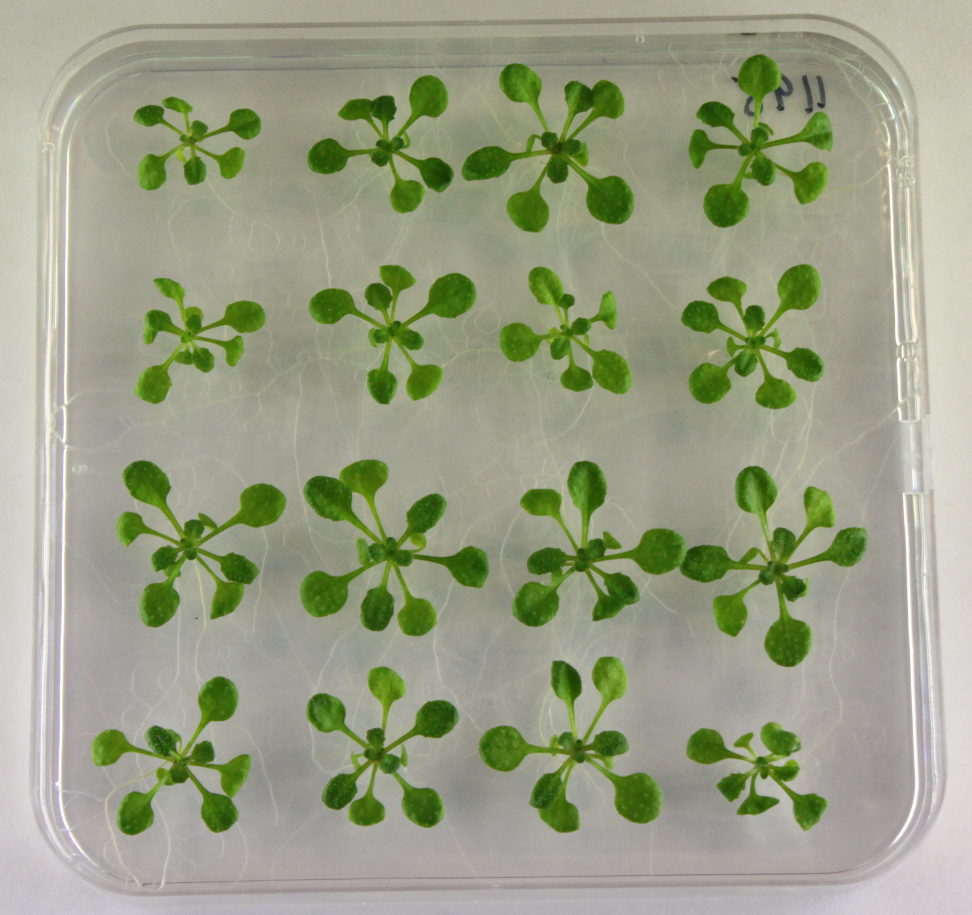
#> input picture image_preprocessing/registration_playing/original.JPG, 2915 x 2744 px (shown at 1/3 size); its folder holds 5 pictures in this run
$ python registration_playing.py
#> lines starting #> are read from the running program, lines starting #| are printed output that depends on the picture; after the words box and inside, x2 and y2 are one past the last pixel; in counts of white or black regions, pixels touching at a corner belong together
#!/usr/bin/env python
from preprocessor_functions import *

scriptd = sys.path[0]
playingd = scriptd + '/registration_playing/'
origPath = playingd + 'original.JPG'


### Make some dummy images to see if can transform back...

# read the original image
img = cv2.imread(origPath)
#> img is the input picture: shape (2744, 2915, 3); mean B, G, R 132.8, 158.7, 153.3

# genrate some images with
# arbitrary perspective transformation
img_h, img_w, cols = img.shape
#> img_h = 2744; img_w = 2915; cols = 3
pts1 = np.float32([[56,65],[img_w-300,52],[28,img_h+400],[img_w + 200,img_h + 300]])
pts2 = np.float32([[0,0],[img_w,0],[0,img_h],[img_w,img_h]])
M = cv2.getPerspectiveTransform(pts1,pts2)
dst = cv2.warpPerspective(img, M, img.shape[0:2])
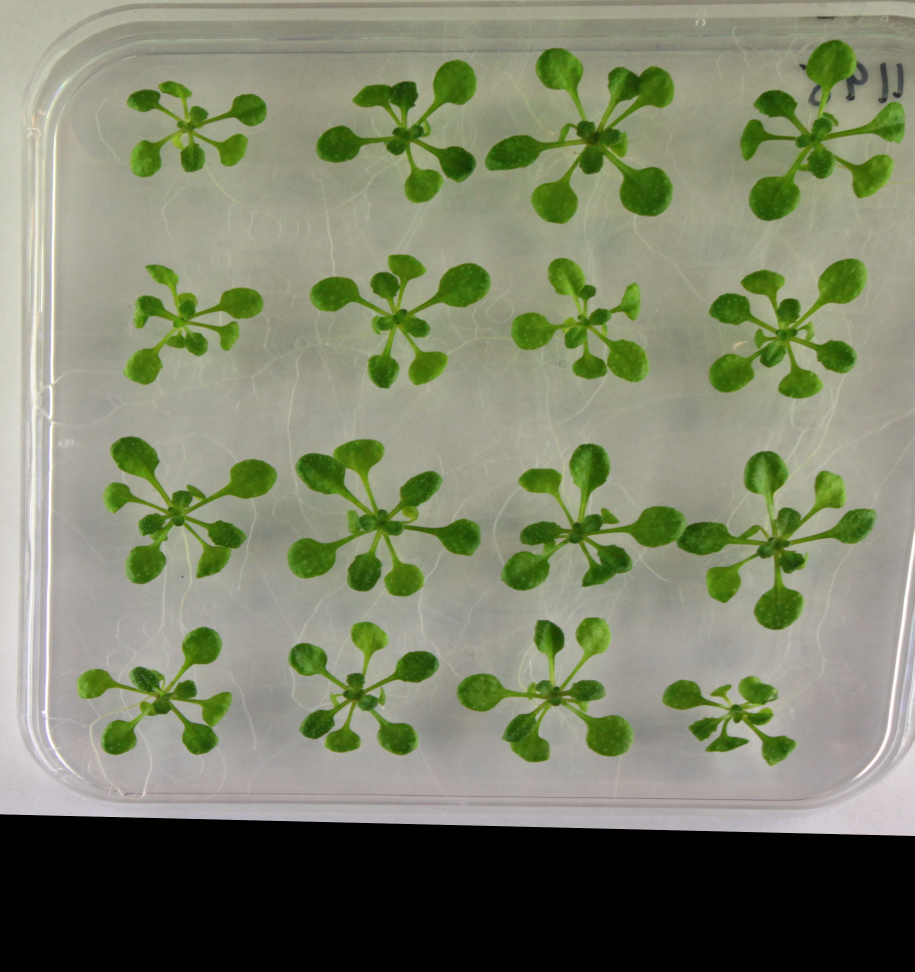
#> dst: shape (2915, 2744, 3) (shown at 1/3 size); mean B, G, R 106.4, 130.6, 124.9
#show_pics([img, dst])
cv2.imwrite(playingd+'tranformed.JPG',dst)

# low resolution and transformed
downsample_factor = 15
smallDst = cv2.resize(dst, (int(img_w / downsample_factor), int(img_h / downsample_factor)))
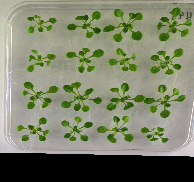
#> smallDst: shape (182, 194, 3); mean B, G, R 106.2, 130.5, 124.8
cv2.imwrite(playingd+'tranformed-small.JPG',smallDst)

# low resolution and plants only (more or less like expect actual IR to be)
hsv = cv2.cvtColor(smallDst, cv2.COLOR_BGR2HSV)
#> hsv: shape (182, 194, 3); mean H, S, V 31.5, 50.5, 131.7
lower = np.array([20, 80, 0])
upper = np.array([50, 255, 200])
greenMask = cv2.inRange(hsv, lower, upper)
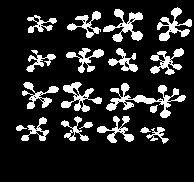
#> greenMask: shape (182, 194); 15.4% white; 19 white regions, largest, box (x1, y1, x2, y2) and area: (106, 83, 186, 118) 772, (103, 9, 143, 42) 503, (61, 82, 102, 112) 456
mask_sanity = cv2.bitwise_and(smallDst, smallDst, mask=greenMask)
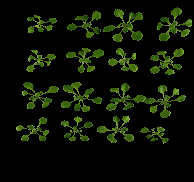
#> mask_sanity: shape (182, 194, 3); mean B, G, R 3.9, 17.3, 11.6
small_grey = cv2.cvtColor(mask_sanity, cv2.COLOR_BGR2GRAY)
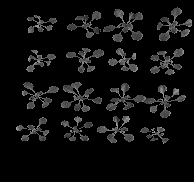
#> small_grey: shape (182, 194); min 0, max 169, mean 14.1
small_blurred = cv2.resize(cv2.blur(small_grey, (3, 3)),
                          (int(img_w / downsample_factor),
                          int(img_h / downsample_factor)))
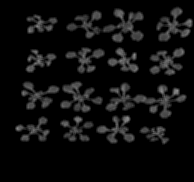
#> small_blurred: shape (182, 194); min 0, max 142, mean 14.1
cv2.imwrite(playingd+'IR_like.JPG',small_blurred)

#show_pics([smallDst, mask_sanity, small_grey, small_blurred])


### TODO : work out how to transform them back!
